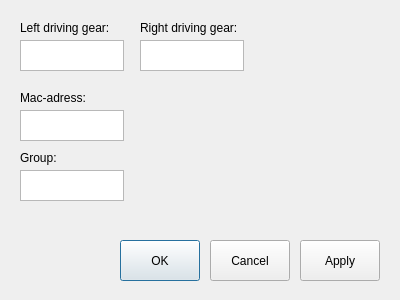
<?xml version="1.0" encoding="UTF-8"?>
<ui version="4.0">
 <class>DeviceSetupDialog</class>
 <widget class="QDialog" name="DeviceSetupDialog">
  <property name="windowModality">
   <enum>Qt::NonModal</enum>
  </property>
  <property name="geometry">
   <rect>
    <x>0</x>
    <y>0</y>
    <width>400</width>
    <height>300</height>
   </rect>
  </property>
  <property name="sizePolicy">
   <sizepolicy hsizetype="Fixed" vsizetype="Fixed">
    <horstretch>0</horstretch>
    <verstretch>0</verstretch>
   </sizepolicy>
  </property>
  <property name="minimumSize">
   <size>
    <width>400</width>
    <height>300</height>
   </size>
  </property>
  <property name="maximumSize">
   <size>
    <width>400</width>
    <height>300</height>
   </size>
  </property>
  <property name="windowTitle">
   <string>Device Setup</string>
  </property>
  <property name="sizeGripEnabled">
   <bool>false</bool>
  </property>
  <property name="modal">
   <bool>true</bool>
  </property>
  <widget class="QTextEdit" name="textEdit">
   <property name="geometry">
    <rect>
     <x>20</x>
     <y>40</y>
     <width>104</width>
     <height>31</height>
    </rect>
   </property>
  </widget>
  <widget class="QPushButton" name="pushButton">
   <property name="geometry">
    <rect>
     <x>120</x>
     <y>240</y>
     <width>80</width>
     <height>41</height>
    </rect>
   </property>
   <property name="text">
    <string>OK</string>
   </property>
  </widget>
  <widget class="QPushButton" name="pushButton_2">
   <property name="geometry">
    <rect>
     <x>210</x>
     <y>240</y>
     <width>80</width>
     <height>41</height>
    </rect>
   </property>
   <property name="text">
    <string>Cancel</string>
   </property>
  </widget>
  <widget class="QPushButton" name="pushButton_3">
   <property name="geometry">
    <rect>
     <x>300</x>
     <y>240</y>
     <width>80</width>
     <height>41</height>
    </rect>
   </property>
   <property name="text">
    <string>Apply</string>
   </property>
  </widget>
  <widget class="QLabel" name="label">
   <property name="geometry">
    <rect>
     <x>20</x>
     <y>20</y>
     <width>101</width>
     <height>16</height>
    </rect>
   </property>
   <property name="text">
    <string>Left driving gear:</string>
   </property>
  </widget>
  <widget class="QTextEdit" name="textEdit_2">
   <property name="geometry">
    <rect>
     <x>140</x>
     <y>40</y>
     <width>104</width>
     <height>31</height>
    </rect>
   </property>
  </widget>
  <widget class="QLabel" name="label_2">
   <property name="geometry">
    <rect>
     <x>140</x>
     <y>20</y>
     <width>101</width>
     <height>16</height>
    </rect>
   </property>
   <property name="text">
    <string>Right driving gear:</string>
   </property>
  </widget>
  <widget class="QTextEdit" name="textEdit_3">
   <property name="geometry">
    <rect>
     <x>20</x>
     <y>110</y>
     <width>104</width>
     <height>31</height>
    </rect>
   </property>
  </widget>
  <widget class="QLabel" name="label_3">
   <property name="geometry">
    <rect>
     <x>20</x>
     <y>90</y>
     <width>101</width>
     <height>16</height>
    </rect>
   </property>
   <property name="text">
    <string>Mac-adress:</string>
   </property>
  </widget>
  <widget class="QTextEdit" name="textEdit_4">
   <property name="geometry">
    <rect>
     <x>20</x>
     <y>170</y>
     <width>104</width>
     <height>31</height>
    </rect>
   </property>
  </widget>
  <widget class="QLabel" name="label_4">
   <property name="geometry">
    <rect>
     <x>20</x>
     <y>150</y>
     <width>101</width>
     <height>16</height>
    </rect>
   </property>
   <property name="text">
    <string>Group:</string>
   </property>
  </widget>
 </widget>
 <resources/>
 <connections/>
</ui>
